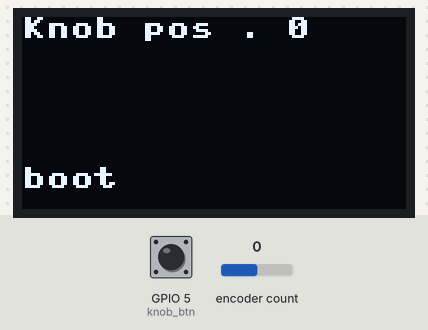
Recording of a program running on a simulated ESP32 board running MicroPython. Shown: 128×64 one-colour display. The test bench sets the inputs (shaded band); at power-on: encoder count 0, GPIO 5 (knob_btn) HIGH. Library files of the repository ran but are not shown: ssd1306.py.

Above: at 1.2 s.
1.3 s: encoder count set to 1
At 2.5 s:
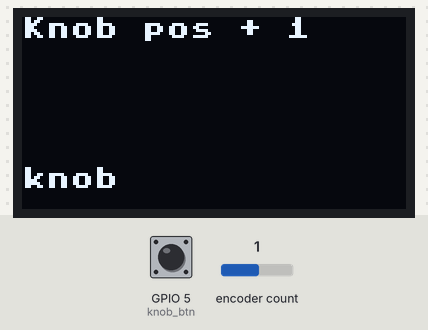
2.8 s: GPIO 5 (knob_btn) pulled LOW for 0.15 s
At 3.7 s:
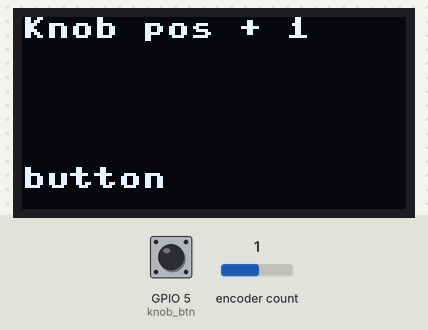
4.4 s: encoder count set to 2
At 5.6 s:
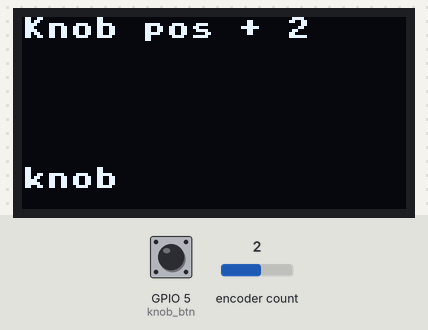
5.9 s: GPIO 5 (knob_btn) pulled LOW for 1 s
At 6.9 s:
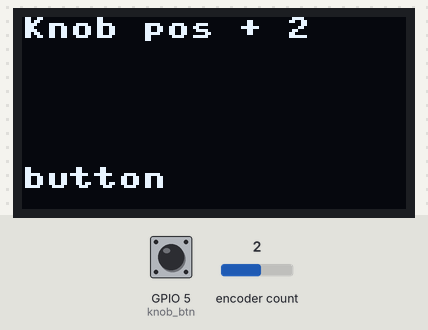
8.4 s: encoder count set to 3
At 9.2 s:
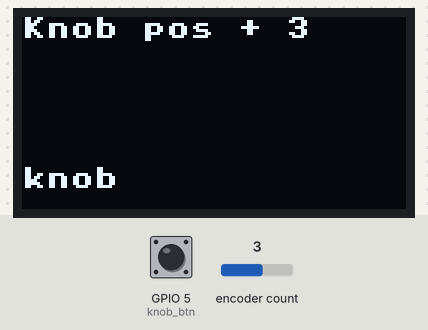
Timing chart, 0 to 10.9 s (numbered marks = the images above; inputs shaded):
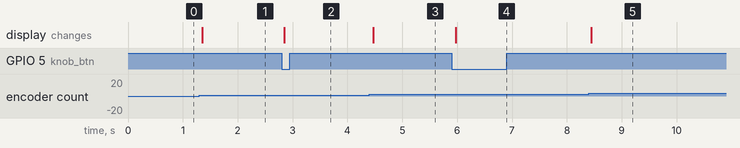

The program:

boot_enctest.py
```python
"""
Rotary Encoder Test
save as boot.py on client device
"""
from machine import disable_irq, enable_irq, I2C, Pin, Timer
import rotary
from rotary_irq_esp import RotaryIRQ
import ssd1306
import sys
import time

"""
Set up OLED on I2C
use default address 0x3C
I2C 0 is scl 18 and sda 19
"""
i2c = i2c = I2C(0)
display = ssd1306.SSD1306_I2C(128, 64, i2c)

display.fill(0)
display.text("Boot",0,0)
display.show()

"""
Set up rotary encoder
  encoder button on pin 5
  set up listener on encoder button
"""
knob_btn = Pin(5, Pin.IN, Pin.PULL_UP)
knob_btn_pushed = False
knob_prev = 0
knob_val = 0
knob_dir = "."
knob_change = False

def knob_btn_isr(pin):
    """
    button push ISR flags a button push
    """
    global knob_btn_pushed
    knob_btn_pushed = True

"""
  attach ISR. Push only, not release
"""
knob_btn.irq(trigger=Pin.IRQ_FALLING, handler=knob_btn_isr)

def knob_listener():
    """
    Sets direction indicator and flags a change in value
      scheduled by knob.process_rotary_pins
    """
    global knob_prev, knob_val, knob_dir, knob_change

    knob_val = knob.value()
    knob_dir = "."     # Static, default

    if knob_val > knob_prev:
        knob_dir = "+" # CW

    if knob_val < knob_prev:
        knob_dir = "-" # CCW

    knob_prev = knob_val
    knob_change = True

"""
define the knob
  pull_up=True required when no external pullup in circuit
  add a listener function to capture knob change and direction
"""
knob = RotaryIRQ(pin_num_clk=17,
                 pin_num_dt=16,
                 min_val=0,
                 max_val=100,
                 reverse=False,
                 range_mode=RotaryIRQ.RANGE_BOUNDED,
                 pull_up=True,
                 half_step=False)

knob.add_listener(knob_listener)

"""
set up a timer for oled refresh
"""
oled_timer_triggered = False
def oled_timer_isr(t):
    global oled_timer_triggered
    oled_timer_triggered = True

oled_timer = Timer(0)
# period is milliseconds
oled_timer.init(period = 30000, mode=Timer.PERIODIC, callback=oled_timer_isr)

def debounce():
    # ISR tiggered, disable IRQs and wait 20ms
    irq_state = disable_irq()
    time.sleep_ms(20)
    enable_irq(irq_state)

def update_oled(s):

    display.fill(0)
    display.text("Knob pos " + knob_dir + " " + str(knob.value()), 0, 0)
    display.text(s, 0, 50)
    display.show()

"""
main loop
"""
update_oled("boot")

val_old = knob.value()
while True:
    # pin interrupt was triggered.
    # Debounce, reset, and then whatever
    if knob_btn_pushed == True:
        debounce()
        knob_btn_pushed = False
        update_oled("button")

    val_new = knob.value()
    if val_old != val_new:
        val_old = val_new
        update_oled("knob")

    time.sleep_ms(50)
```

Measured:
- after the input at 1.3 s, the display: changes after 0.05 s (image 1)
- after the input at 2.8 s, the display: changes after 0.05 s (image 2)
- after the input at 4.4 s, the display: changes after 0.07 s (image 3)
- after the input at 5.9 s, the display: changes after 0.07 s (image 4)
- after the input at 8.4 s, the display: changes after 0.05 s (image 5)
